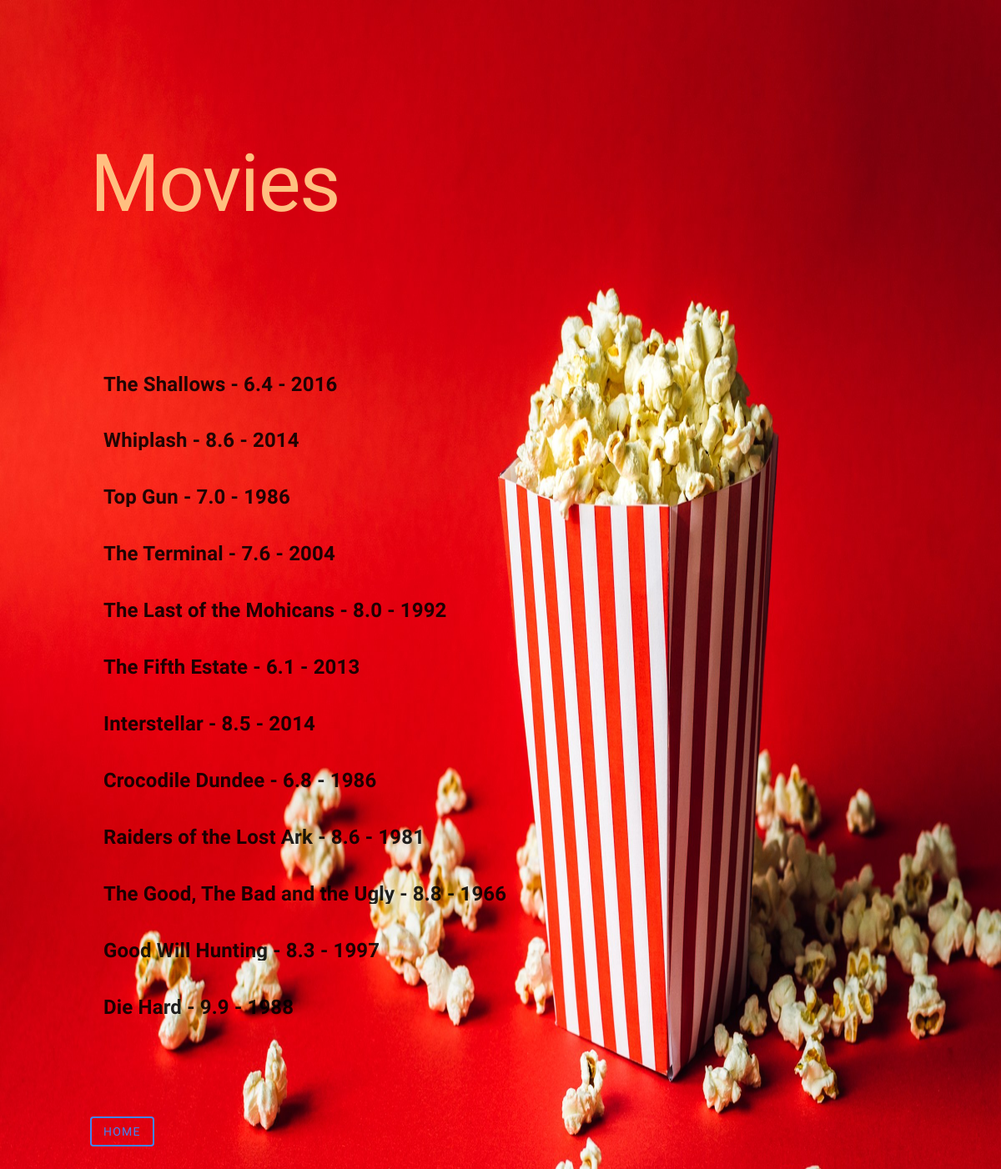
The app's page /movies.php with its own data.
### tables this page shows
CREATE TABLE IF NOT EXISTS `MOVIE` (
  `ID` INT NOT NULL AUTO_INCREMENT PRIMARY KEY,
  `NAME` VARCHAR(200) NOT NULL UNIQUE,
  `RATING` DECIMAL(3, 1),
  `RELEASE` YEAR NOT NULL,
  `LANGUAGE` VARCHAR(50) NOT NULL,
  `DIRECTOR` VARCHAR(100) NOT NULL,
  `LOCATION` VARCHAR(100) NOT NULL,
  `RUNTIME` INT NOT NULL,
  `MPAA_RATING` INT(1),
  `BUDGET` DECIMAL(15,2) NOT NULL
);

### movies.php (the view, shortened to what this page needs)
<?php
include('config.php');
?>
<!DOCTYPE html>
<html lang="en" dir="ltr">
  <head>
  </head>
  <body oncontextmenu="return false;" ondragstart="return false;" ondrop="return false;" class="mdc-typography">
    <link rel="stylesheet" href="bundle.css">
    <div class="details">
      <h1 class="mdc-typography mdc-typography--headline1 headline">Movies</h1>
      <br><br>
      <ul class="mdc-list">
        <?php
          $query = mysqli_query($connection, "SELECT ID, NAME, RATING, `RELEASE` FROM MOVIE");
              while ($row = mysqli_fetch_assoc($query)) {
                  $id = $row["ID"];
                  $name = $row["NAME"];
                  $rating = $row["RATING"];
                  $year = $row["RELEASE"];
                  echo "<h2><li class='mdc-list-item' onclick='location.href=\"movie.php?id=$id\";'><span class='mdc-list-item__text'>$name - $rating - $year</span></li></h2>";
              }
        ?>
      </ul>
      <br><br>
      <button class="mdc-button mdc-button--outlined" onclick="location.href='index.php';">
        <span class="mdc-button__label">Home</span>
      </button>
    </div>
  </body>
</html>

### movies.php (style rules this page uses)
html, body { background-image: url('9.png'); background-repeat: no-repeat; background-attachment: fixed; background-size: 100% 100%; }
h1 { color: #ffbf80; }
body { height: 100%; }
body { padding: 100px; font-family: Product Sans; color: #454545; font-size: 2em; }
.details { margin: auto; padding-bottom: 50px; }

### records on screen
movie: NAME "The Shallows", RATING "6.4", RELEASE "2016"
movie: NAME "Whiplash", RATING "8.6", RELEASE "2014"
movie: NAME "Top Gun", RATING "7.0", RELEASE "1986"
movie: NAME "The Terminal", RATING "7.6", RELEASE "2004"
movie: NAME "The Last of the Mohicans", RATING "8.0", RELEASE "1992"
movie: NAME "The Fifth Estate", RATING "6.1", RELEASE "2013"
movie: NAME "Interstellar", RATING "8.5", RELEASE "2014"
movie: NAME "Crocodile Dundee", RATING "6.8", RELEASE "1986"
movie: NAME "Raiders of the Lost Ark", RATING "8.6", RELEASE "1981"
movie: NAME "The Good, The Bad and the Ugly", RATING "8.8", RELEASE "1966"
movie: NAME "Good Will Hunting", RATING "8.3", RELEASE "1997"
movie: NAME "Die Hard", RATING "9.9", RELEASE "1988"
